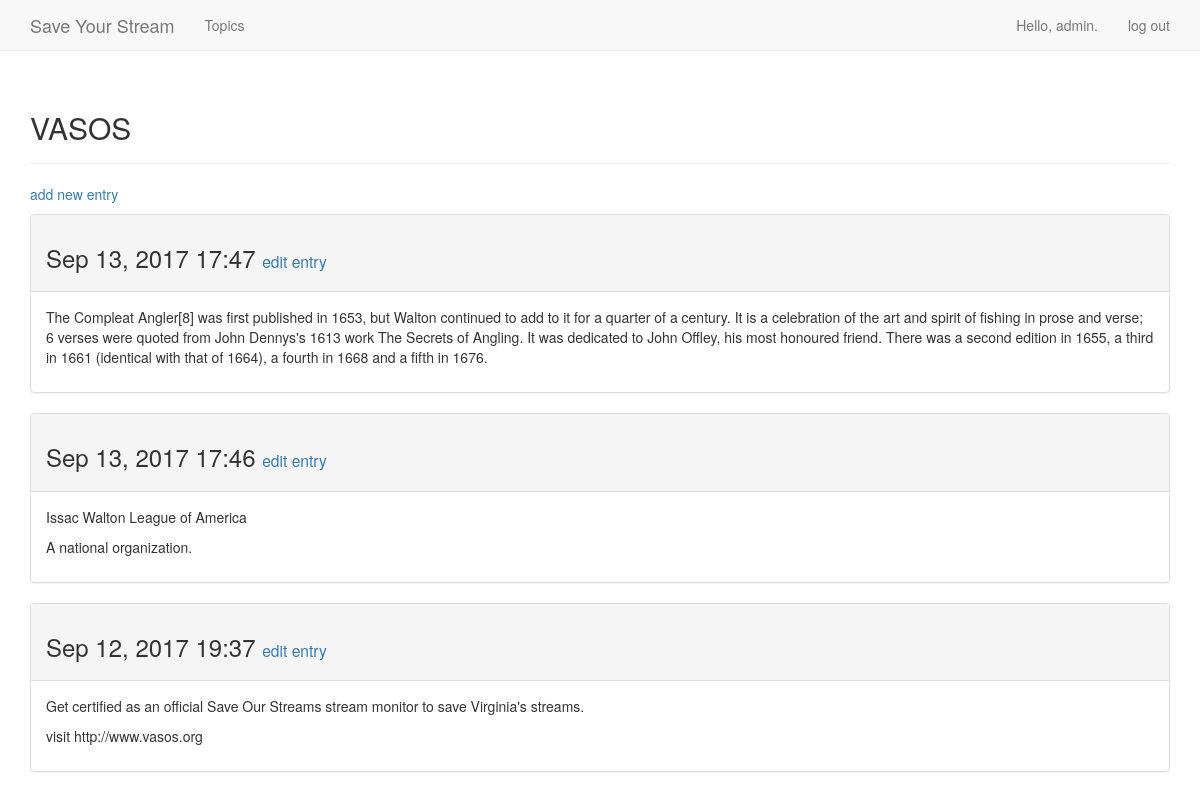
The page /topics/1/ (signed in) on the database its author committed.
### projects/models.py (models this page shows, shortened)
class Topic(models.Model):
    text = models.CharField(max_length=200)
    date_added = models.DateTimeField(auto_now_add=True)
    owner = models.ForeignKey(User)
    def __str__(self):
        return self.text

class Entry(models.Model):
    topic = models.ForeignKey(Topic)
    text = models.TextField()
    date_added = models.DateTimeField(auto_now_add=True)
    class Meta:
        verbose_name_plural = 'entries'

### projects/views.py (the view)
# urls.py: url(r'^topics/(?P<topic_id>\d+)/$', views.topic, name='topic'),
@login_required
def topic(request, topic_id):
	"""Show a single topic and all of its entries."""
	topic = Topic.objects.get(id=topic_id)
	if topic.owner != request.user:
		raise Http404
	entries = topic.entry_set.order_by('-date_added')
	context = {'topic': topic, 'entries': entries}
	return render(request, 'projects/topic.html', context)

### projects/templates/projects/topic.html
{% extends 'projects/base.html' %}
{% block header %}
  <h2>{{ topic }}</h2>
{% endblock header %}
{% block content %}
  <p>
    <a href="{% url 'projects:new_entry' topic.id %}">add new entry</a>
  </p>
  {% for entry in entries %}
    <div class="panel panel-default">
      <div class="panel-heading">
        <h3>
          {{ entry.date_added|date:'M d, Y H:i' }}
          <small>
            <a href="{% url 'projects:edit_entry' entry.id %}">
              edit entry</a>
          </small>
        </h3>
      </div>
      <div class="panel-body">
        {{ entry.text|linebreaks }}
      </div>
    </div>
  {% empty %}
    There are no entries for this topic yet.
  {% endfor %}
{% endblock content %}

### projects/templates/projects/base.html (shortened to what this page needs)
{% load bootstrap3 %}
<!DOCTYPE html>
<html lang="en">
  <head>
    {% bootstrap_css %}
  </head>
  <body>
    <nav class="navbar navbar-default navbar-static-top">
      <div class="container">
        <div class="navbar-header">
          <a class="navbar-brand" href="{% url 'projects:index' %}">
              Save Your Stream</a>
        </div>
        <div id="navbar" class="navbar-collapse collapse">
          <ul class="nav navbar-nav">
            <li><a href="{% url 'projects:topics' %}">Topics</a></li>
          </ul>
          <ul class="nav navbar-nav navbar-right">
            {% if user.is_authenticated %}
              <li><a>Hello, {{ user.username }}.</a></li>
              <li><a href="{% url 'users:logout' %}">log out</a></li>
            {% else %}
              <li><a href="{% url 'users:register' %}">register</a></li>
              <li><a href="{% url 'users:login' %}">log in</a></li>
            {% endif %}
          </ul>
        </div>
      </div>
    </nav>
    <div class="container">
      <div class="page-header">
        {% block header %}{% endblock %}
      </div>
      <div>
        {% block content %}{% endblock %}
      </div>
    </div>
  </body>
</html>

### rows shown on the page
Topic: text "VASOS"
Entry: date_added "Sep 13, 2017 17:47", text "The Compleat Angler[8] was first published in 1653, but Walton continued to add to it for a quarter of a century. It is a celebration of the art and spirit of fishing in prose and verse; 6 verses were quoted from John Dennys's 1613 work The Secrets of Angling. It was dedicated to John Offley, his most honoured friend. There was a second edition in 1655, a third in 1661 (identical with that of 1664), a fourth in 1668 and a fifth in 1676."
Entry: date_added "Sep 13, 2017 17:46", text "Issac Walton League of America A national organization."
Entry: date_added "Sep 12, 2017 19:37", text "Get certified as an official Save Our Streams stream monitor to save Virginia's streams. visit http://www.vasos.org"

### other values the page prints
{{ user.username }} "admin"
